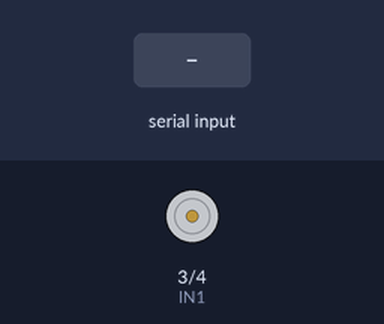
This sketch was run on a simulated Arduino Uno, built with avr-gcc and run on an emulated ATmega328P. On the bench: motor-driver pin pairs drawn as motors (green arrow = first pin HIGH = forward, orange = second pin HIGH = backward, longer = more drive, scaled by the enable pin). The test bench sets the inputs (shaded band).

Above: at 1.2 s.
1.3 s: "PWM:255\n" received over Serial
At 2.3 s:
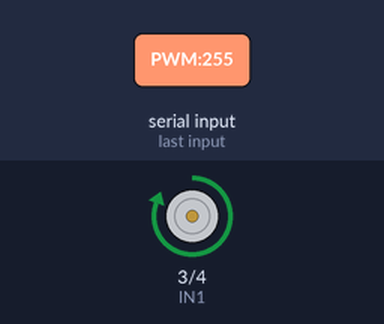
2.8 s: "PWM:\n" received over Serial
At 3.3 s:
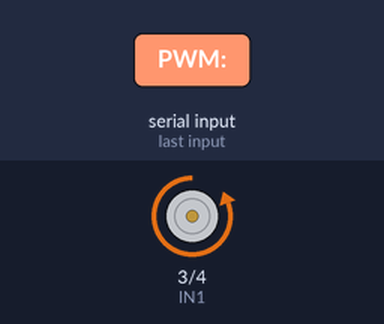
4.3 s: "PWM:90\n" received over Serial
At 5.5 s:
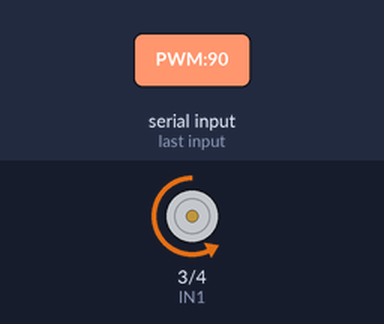
5.8 s: "PWM:,45\n" received over Serial
At 6.9 s:
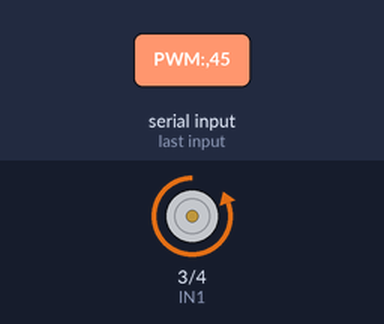
7.3 s: "PWM:255\n" received over Serial
At 8.0 s:
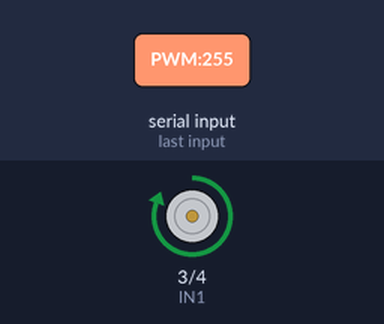
Timing chart, 0 to 9.8 s (numbered marks = the images above; inputs shaded):
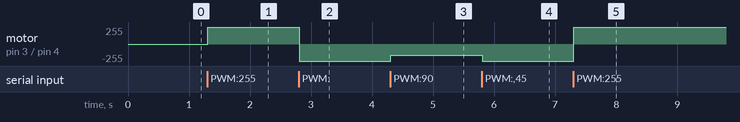

Measured:
- after the input at 1.3 s, motor on pin 3 (IN1) / pin 4 (IN2): stopped → forward 255/255 at once
- after the input at 2.8 s, motor on pin 3 (IN1) / pin 4 (IN2): forward 255/255 → backward 255/255 at once
- after the input at 4.3 s, motor on pin 3 (IN1) / pin 4 (IN2): backward 255/255 → backward 165/255 at once
- after the input at 5.8 s, motor on pin 3 (IN1) / pin 4 (IN2): backward 165/255 → backward 255/255 at once
- after the input at 7.3 s, motor on pin 3 (IN1) / pin 4 (IN2): backward 255/255 → forward 255/255 at once

The sketch:

Xbox_Dc_Motor.ino
```cpp
const int IN1 = 3;
const int IN2= 4;
const int enablePin = 9;

void setup() {
  Serial.begin(9600);

  // Set motor control pins as outputs
  pinMode(enablePin, OUTPUT);
  pinMode(IN1, OUTPUT);
  pinMode(IN2, OUTPUT);
}

void loop() {
  if (Serial.available() > 0) {
    String data = Serial.readStringUntil('\n');

    // 解析數據格式 "PWM:255"
    if (data.startsWith("PWM:")) {
      int speed = data.substring(4).toInt();
      speed = constrain(speed, 0, 255);  // 確保值在合法範圍

      // 強化停止判斷（127±5為死區）
      if (speed >= 132) {         // 前進
        digitalWrite(IN1, HIGH);
        digitalWrite(IN2, LOW);
        analogWrite(enablePin, speed);
      } else if (speed <= 122) {  // 後退
        digitalWrite(IN1, LOW);
        digitalWrite(IN2, HIGH);
        analogWrite(enablePin, 255 - speed);  // 反轉時保持速度線性
      } else {                    // 停止
        digitalWrite(IN1, LOW);
        digitalWrite(IN2, LOW);
        analogWrite(enablePin, 0);
      }
    }
  }
}
```
